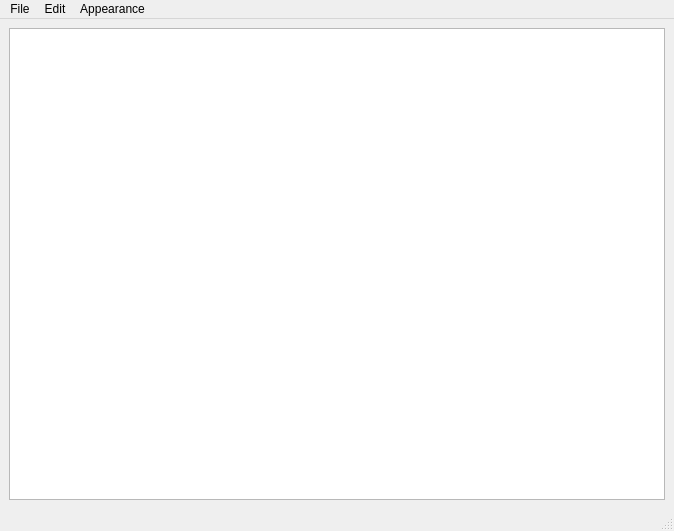
<?xml version="1.0" encoding="UTF-8"?>
<ui version="4.0">
 <class>MainWindow</class>
 <widget class="QMainWindow" name="MainWindow">
  <property name="geometry">
   <rect>
    <x>0</x>
    <y>0</y>
    <width>674</width>
    <height>531</height>
   </rect>
  </property>
  <property name="windowTitle">
   <string>MainWindow</string>
  </property>
  <widget class="QWidget" name="centralwidget">
   <layout class="QGridLayout" name="gridLayout">
    <item row="0" column="0">
     <widget class="QTextEdit" name="textEdit"/>
    </item>
   </layout>
  </widget>
  <widget class="QMenuBar" name="menubar">
   <property name="geometry">
    <rect>
     <x>0</x>
     <y>0</y>
     <width>674</width>
     <height>21</height>
    </rect>
   </property>
   <widget class="QMenu" name="menuFile">
    <property name="title">
     <string>File</string>
    </property>
    <addaction name="actionNew"/>
    <addaction name="actionSave"/>
    <addaction name="actionSave_as"/>
   </widget>
   <widget class="QMenu" name="menuEdit">
    <property name="title">
     <string>Edit</string>
    </property>
    <addaction name="actionUndo"/>
    <addaction name="actionRedo"/>
    <addaction name="separator"/>
    <addaction name="actionCopy"/>
    <addaction name="actionCut"/>
    <addaction name="actionPaste"/>
   </widget>
   <widget class="QMenu" name="menuApperance">
    <property name="title">
     <string>Appearance</string>
    </property>
    <addaction name="actionSet_Dark_Mode"/>
    <addaction name="actionSet_Light_Mode"/>
    <addaction name="separator"/>
    <addaction name="actionChange_Font_Size"/>
   </widget>
   <addaction name="menuFile"/>
   <addaction name="menuEdit"/>
   <addaction name="menuApperance"/>
  </widget>
  <widget class="QStatusBar" name="statusbar"/>
  <action name="actionNew">
   <property name="text">
    <string>New</string>
   </property>
   <property name="shortcut">
    <string>Ctrl+N</string>
   </property>
  </action>
  <action name="actionSave">
   <property name="text">
    <string>Save</string>
   </property>
   <property name="shortcut">
    <string>Ctrl+S</string>
   </property>
  </action>
  <action name="actionSave_as">
   <property name="text">
    <string>Save as</string>
   </property>
  </action>
  <action name="actionUndo">
   <property name="text">
    <string>Undo</string>
   </property>
   <property name="shortcut">
    <string>Ctrl+Z</string>
   </property>
  </action>
  <action name="actionRedo">
   <property name="text">
    <string>Redo</string>
   </property>
   <property name="shortcut">
    <string>Ctrl+Y</string>
   </property>
  </action>
  <action name="actionCopy">
   <property name="text">
    <string>Copy</string>
   </property>
   <property name="shortcut">
    <string>Ctrl+C</string>
   </property>
  </action>
  <action name="actionCut">
   <property name="text">
    <string>Cut</string>
   </property>
   <property name="shortcut">
    <string>Ctrl+X</string>
   </property>
  </action>
  <action name="actionPaste">
   <property name="text">
    <string>Paste</string>
   </property>
   <property name="shortcut">
    <string>Ctrl+V</string>
   </property>
  </action>
  <action name="actionSet_Dark_Mode">
   <property name="text">
    <string>Set Dark Mode</string>
   </property>
  </action>
  <action name="actionSet_Light_Mode">
   <property name="text">
    <string>Set Light Mode</string>
   </property>
  </action>
  <action name="actionChange_Font_Size">
   <property name="text">
    <string>Change Font Size</string>
   </property>
  </action>
 </widget>
 <resources/>
 <connections/>
</ui>
